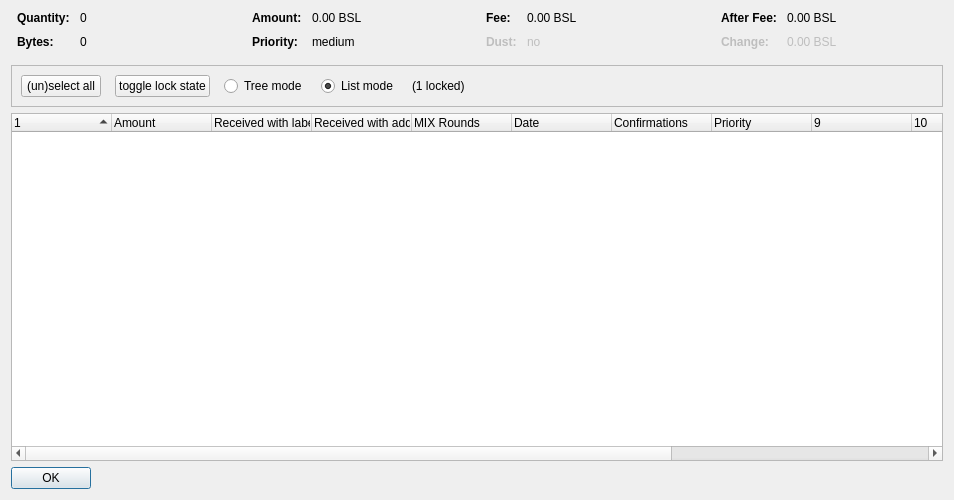
<?xml version="1.0" encoding="UTF-8"?>
<ui version="4.0">
 <class>CoinControlDialog</class>
 <widget class="QDialog" name="CoinControlDialog">
  <property name="geometry">
   <rect>
    <x>0</x>
    <y>0</y>
    <width>954</width>
    <height>500</height>
   </rect>
  </property>
  <property name="windowTitle">
   <string>Coin Selection</string>
  </property>
  <layout class="QVBoxLayout" name="verticalLayout">
   <item>
    <layout class="QHBoxLayout" name="horizontalLayoutTop" stretch="0,0,0,0">
     <property name="topMargin">
      <number>0</number>
     </property>
     <property name="bottomMargin">
      <number>10</number>
     </property>
     <item>
      <layout class="QFormLayout" name="formLayoutCoinControl1">
       <property name="horizontalSpacing">
        <number>10</number>
       </property>
       <property name="verticalSpacing">
        <number>10</number>
       </property>
       <property name="leftMargin">
        <number>6</number>
       </property>
       <property name="rightMargin">
        <number>6</number>
       </property>
       <item row="0" column="0">
        <widget class="QLabel" name="labelCoinControlQuantityText">
         <property name="font">
          <font>
           <weight>75</weight>
           <bold>true</bold>
          </font>
         </property>
         <property name="text">
          <string>Quantity:</string>
         </property>
        </widget>
       </item>
       <item row="0" column="1">
        <widget class="QLabel" name="labelCoinControlQuantity">
         <property name="cursor">
          <cursorShape>IBeamCursor</cursorShape>
         </property>
         <property name="contextMenuPolicy">
          <enum>Qt::ActionsContextMenu</enum>
         </property>
         <property name="text">
          <string notr="true">0</string>
         </property>
         <property name="textInteractionFlags">
          <set>Qt::LinksAccessibleByMouse|Qt::TextSelectableByKeyboard|Qt::TextSelectableByMouse</set>
         </property>
        </widget>
       </item>
       <item row="1" column="0">
        <widget class="QLabel" name="labelCoinControlBytesText">
         <property name="font">
          <font>
           <weight>75</weight>
           <bold>true</bold>
          </font>
         </property>
         <property name="text">
          <string>Bytes:</string>
         </property>
        </widget>
       </item>
       <item row="1" column="1">
        <widget class="QLabel" name="labelCoinControlBytes">
         <property name="cursor">
          <cursorShape>IBeamCursor</cursorShape>
         </property>
         <property name="contextMenuPolicy">
          <enum>Qt::ActionsContextMenu</enum>
         </property>
         <property name="text">
          <string notr="true">0</string>
         </property>
         <property name="textInteractionFlags">
          <set>Qt::LinksAccessibleByMouse|Qt::TextSelectableByKeyboard|Qt::TextSelectableByMouse</set>
         </property>
        </widget>
       </item>
      </layout>
     </item>
     <item>
      <layout class="QFormLayout" name="formLayoutCoinControl2">
       <property name="horizontalSpacing">
        <number>10</number>
       </property>
       <property name="verticalSpacing">
        <number>10</number>
       </property>
       <property name="leftMargin">
        <number>6</number>
       </property>
       <property name="rightMargin">
        <number>6</number>
       </property>
       <item row="0" column="0">
        <widget class="QLabel" name="labelCoinControlAmountText">
         <property name="font">
          <font>
           <weight>75</weight>
           <bold>true</bold>
          </font>
         </property>
         <property name="text">
          <string>Amount:</string>
         </property>
        </widget>
       </item>
       <item row="0" column="1">
        <widget class="QLabel" name="labelCoinControlAmount">
         <property name="cursor">
          <cursorShape>IBeamCursor</cursorShape>
         </property>
         <property name="contextMenuPolicy">
          <enum>Qt::ActionsContextMenu</enum>
         </property>
         <property name="text">
          <string notr="true">0.00 BSL</string>
         </property>
         <property name="textInteractionFlags">
          <set>Qt::LinksAccessibleByMouse|Qt::TextSelectableByKeyboard|Qt::TextSelectableByMouse</set>
         </property>
        </widget>
       </item>
       <item row="1" column="0">
        <widget class="QLabel" name="labelCoinControlPriorityText">
         <property name="font">
          <font>
           <weight>75</weight>
           <bold>true</bold>
          </font>
         </property>
         <property name="text">
          <string>Priority:</string>
         </property>
        </widget>
       </item>
       <item row="1" column="1">
        <widget class="QLabel" name="labelCoinControlPriority">
         <property name="cursor">
          <cursorShape>IBeamCursor</cursorShape>
         </property>
         <property name="contextMenuPolicy">
          <enum>Qt::ActionsContextMenu</enum>
         </property>
         <property name="text">
          <string>medium</string>
         </property>
         <property name="textInteractionFlags">
          <set>Qt::LinksAccessibleByMouse|Qt::TextSelectableByKeyboard|Qt::TextSelectableByMouse</set>
         </property>
        </widget>
       </item>
      </layout>
     </item>
     <item>
      <layout class="QFormLayout" name="formLayoutCoinControl3">
       <property name="horizontalSpacing">
        <number>10</number>
       </property>
       <property name="verticalSpacing">
        <number>10</number>
       </property>
       <property name="leftMargin">
        <number>6</number>
       </property>
       <property name="rightMargin">
        <number>6</number>
       </property>
       <item row="0" column="0">
        <widget class="QLabel" name="labelCoinControlFeeText">
         <property name="font">
          <font>
           <weight>75</weight>
           <bold>true</bold>
          </font>
         </property>
         <property name="text">
          <string>Fee:</string>
         </property>
        </widget>
       </item>
       <item row="0" column="1">
        <widget class="QLabel" name="labelCoinControlFee">
         <property name="cursor">
          <cursorShape>IBeamCursor</cursorShape>
         </property>
         <property name="contextMenuPolicy">
          <enum>Qt::ActionsContextMenu</enum>
         </property>
         <property name="text">
          <string notr="true">0.00 BSL</string>
         </property>
         <property name="textInteractionFlags">
          <set>Qt::LinksAccessibleByMouse|Qt::TextSelectableByKeyboard|Qt::TextSelectableByMouse</set>
         </property>
        </widget>
       </item>
       <item row="1" column="0">
        <widget class="QLabel" name="labelCoinControlLowOutputText">
         <property name="enabled">
          <bool>false</bool>
         </property>
         <property name="font">
          <font>
           <weight>75</weight>
           <bold>true</bold>
          </font>
         </property>
         <property name="text">
          <string>Dust:</string>
         </property>
        </widget>
       </item>
       <item row="1" column="1">
        <widget class="QLabel" name="labelCoinControlLowOutput">
         <property name="enabled">
          <bool>false</bool>
         </property>
         <property name="cursor">
          <cursorShape>IBeamCursor</cursorShape>
         </property>
         <property name="contextMenuPolicy">
          <enum>Qt::ActionsContextMenu</enum>
         </property>
         <property name="text">
          <string>no</string>
         </property>
         <property name="textInteractionFlags">
          <set>Qt::LinksAccessibleByMouse|Qt::TextSelectableByKeyboard|Qt::TextSelectableByMouse</set>
         </property>
        </widget>
       </item>
      </layout>
     </item>
     <item>
      <layout class="QFormLayout" name="formLayoutCoinControl4">
       <property name="horizontalSpacing">
        <number>10</number>
       </property>
       <property name="verticalSpacing">
        <number>10</number>
       </property>
       <property name="leftMargin">
        <number>6</number>
       </property>
       <property name="rightMargin">
        <number>6</number>
       </property>
       <item row="0" column="0">
        <widget class="QLabel" name="labelCoinControlAfterFeeText">
         <property name="font">
          <font>
           <weight>75</weight>
           <bold>true</bold>
          </font>
         </property>
         <property name="text">
          <string>After Fee:</string>
         </property>
        </widget>
       </item>
       <item row="0" column="1">
        <widget class="QLabel" name="labelCoinControlAfterFee">
         <property name="cursor">
          <cursorShape>IBeamCursor</cursorShape>
         </property>
         <property name="contextMenuPolicy">
          <enum>Qt::ActionsContextMenu</enum>
         </property>
         <property name="text">
          <string notr="true">0.00 BSL</string>
         </property>
         <property name="textInteractionFlags">
          <set>Qt::LinksAccessibleByMouse|Qt::TextSelectableByKeyboard|Qt::TextSelectableByMouse</set>
         </property>
        </widget>
       </item>
       <item row="1" column="0">
        <widget class="QLabel" name="labelCoinControlChangeText">
         <property name="enabled">
          <bool>false</bool>
         </property>
         <property name="font">
          <font>
           <weight>75</weight>
           <bold>true</bold>
          </font>
         </property>
         <property name="text">
          <string>Change:</string>
         </property>
        </widget>
       </item>
       <item row="1" column="1">
        <widget class="QLabel" name="labelCoinControlChange">
         <property name="enabled">
          <bool>false</bool>
         </property>
         <property name="cursor">
          <cursorShape>IBeamCursor</cursorShape>
         </property>
         <property name="contextMenuPolicy">
          <enum>Qt::ActionsContextMenu</enum>
         </property>
         <property name="text">
          <string notr="true">0.00 BSL</string>
         </property>
         <property name="textInteractionFlags">
          <set>Qt::LinksAccessibleByMouse|Qt::TextSelectableByKeyboard|Qt::TextSelectableByMouse</set>
         </property>
        </widget>
       </item>
      </layout>
     </item>
    </layout>
   </item>
   <item>
    <widget class="QFrame" name="frame">
     <property name="minimumSize">
      <size>
       <width>0</width>
       <height>40</height>
      </size>
     </property>
     <property name="frameShape">
      <enum>QFrame::StyledPanel</enum>
     </property>
     <property name="frameShadow">
      <enum>QFrame::Sunken</enum>
     </property>
     <layout class="QHBoxLayout" name="horizontalLayout">
      <item>
       <layout class="QHBoxLayout" name="horizontalLayoutPanel" stretch="0,0,0,0,0,0">
        <property name="spacing">
         <number>14</number>
        </property>
        <item>
         <widget class="QPushButton" name="pushButtonSelectAll">
          <property name="sizePolicy">
           <sizepolicy hsizetype="Maximum" vsizetype="Fixed">
            <horstretch>0</horstretch>
            <verstretch>0</verstretch>
           </sizepolicy>
          </property>
          <property name="text">
           <string>(un)select all</string>
          </property>
          <property name="autoDefault">
           <bool>false</bool>
          </property>
         </widget>
        </item>
        <item>
         <widget class="QPushButton" name="pushButtonToggleLock">
          <property name="sizePolicy">
           <sizepolicy hsizetype="Maximum" vsizetype="Fixed">
            <horstretch>0</horstretch>
            <verstretch>0</verstretch>
           </sizepolicy>
          </property>
          <property name="text">
           <string>toggle lock state</string>
          </property>
          <property name="autoDefault">
           <bool>false</bool>
          </property>
         </widget>
        </item>
        <item>
         <widget class="QRadioButton" name="radioTreeMode">
          <property name="sizePolicy">
           <sizepolicy hsizetype="Maximum" vsizetype="Fixed">
            <horstretch>0</horstretch>
            <verstretch>0</verstretch>
           </sizepolicy>
          </property>
          <property name="text">
           <string>Tree mode</string>
          </property>
         </widget>
        </item>
        <item>
         <widget class="QRadioButton" name="radioListMode">
          <property name="sizePolicy">
           <sizepolicy hsizetype="Maximum" vsizetype="Fixed">
            <horstretch>0</horstretch>
            <verstretch>0</verstretch>
           </sizepolicy>
          </property>
          <property name="text">
           <string>List mode</string>
          </property>
          <property name="checked">
           <bool>true</bool>
          </property>
         </widget>
        </item>
        <item>
         <widget class="QLabel" name="labelLocked">
          <property name="text">
           <string>(1 locked)</string>
          </property>
         </widget>
        </item>
        <item>
         <spacer name="horizontalSpacer">
          <property name="orientation">
           <enum>Qt::Horizontal</enum>
          </property>
          <property name="sizeHint" stdset="0">
           <size>
            <width>40</width>
            <height>20</height>
           </size>
          </property>
         </spacer>
        </item>
       </layout>
      </item>
     </layout>
    </widget>
   </item>
   <item>
    <widget class="CoinControlTreeWidget" name="treeWidget">
     <property name="contextMenuPolicy">
      <enum>Qt::CustomContextMenu</enum>
     </property>
     <property name="sortingEnabled">
      <bool>false</bool>
     </property>
     <property name="columnCount">
      <number>13</number>
     </property>
     <attribute name="headerShowSortIndicator" stdset="0">
      <bool>true</bool>
     </attribute>
     <attribute name="headerStretchLastSection">
      <bool>false</bool>
     </attribute>
     <column>
      <property name="text">
       <string/>
      </property>
     </column>
     <column>
      <property name="text">
       <string>Amount</string>
      </property>
     </column>
     <column>
      <property name="text">
       <string>Received with label</string>
      </property>
     </column>
     <column>
      <property name="text">
       <string>Received with address</string>
      </property>
     </column>
     <column>
      <property name="text">
       <string>MIX Rounds</string>
      </property>
     </column>
     <column>
      <property name="text">
       <string>Date</string>
      </property>
     </column>
     <column>
      <property name="text">
       <string>Confirmations</string>
      </property>
      <property name="toolTip">
       <string>Confirmed</string>
      </property>
     </column>
     <column>
      <property name="text">
       <string>Priority</string>
      </property>
     </column>
     <column>
      <property name="text">
       <string/>
      </property>
     </column>
     <column>
      <property name="text">
       <string/>
      </property>
     </column>
     <column>
      <property name="text">
       <string/>
      </property>
     </column>
     <column>
      <property name="text">
       <string/>
      </property>
     </column>
     <column>
      <property name="text">
       <string/>
      </property>
     </column>
    </widget>
   </item>
   <item>
    <widget class="QDialogButtonBox" name="buttonBox">
     <property name="sizePolicy">
      <sizepolicy hsizetype="Maximum" vsizetype="Fixed">
       <horstretch>0</horstretch>
       <verstretch>0</verstretch>
      </sizepolicy>
     </property>
     <property name="orientation">
      <enum>Qt::Horizontal</enum>
     </property>
     <property name="standardButtons">
      <set>QDialogButtonBox::Ok</set>
     </property>
    </widget>
   </item>
  </layout>
 </widget>
 <customwidgets>
  <customwidget>
   <class>CoinControlTreeWidget</class>
   <extends>QTreeWidget</extends>
   <header>coincontroltreewidget.h</header>
  </customwidget>
 </customwidgets>
 <resources/>
 <connections/>
</ui>
